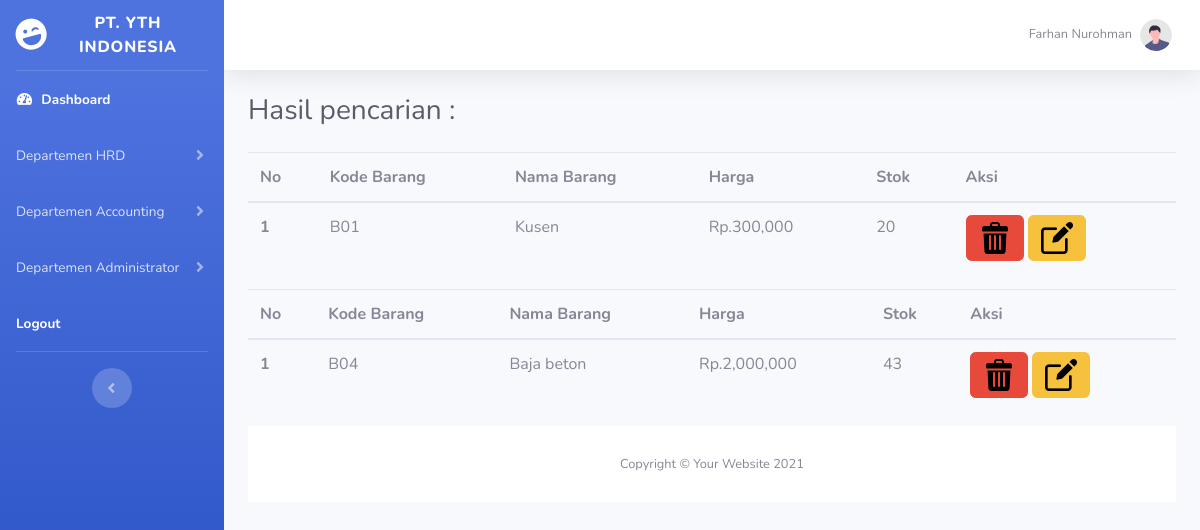
The page /cari_barang.php (signed in) on the database its author committed.
### tables this page shows
CREATE TABLE `barang` (
  `id_barang` int(11) NOT NULL,
  `kode_barang` varchar(20) NOT NULL,
  `nama_barang` varchar(100) NOT NULL,
  `harga` varchar(100) NOT NULL,
  `stok` varchar(100) NOT NULL
);

### cari_barang.php (the view, shortened to what this page needs)
<?php include "header.php" ?>
<?php $cari = $_GET['cari'];
$semuadata = array();
$ambil = $koneksi->query("SELECT*FROM barang WHERE nama_barang LIKE '%$cari%'");
while ($pecah = $ambil->fetch_assoc()) {
    $semuadata[] = $pecah;
}
?>
<div class="container-fluid">
    <div class="d-sm-flex align-items-center justify-content-between mb-4">
        <h1 class="h3 mb-0 text-gray-800">Hasil pencarian : <?php echo $cari ?></h1>
    </div>
    <?php foreach ($semuadata as $key => $value) : ?>
        <div class="table-responsive">
            <table class="table">
                <thead>
                    <tr>
                        <th scope="col">No</th>
                        <th scope="col">Kode Barang</th>
                        <th scope="col">Nama Barang</th>
                        <th scope="col">Harga</th>
                        <th scope="col">Stok</th>
                        <th scope="col">Aksi</th>
                    </tr>
                </thead>
                <tbody>
                    <?php $nomor = 1; ?>
                    <tr>
                        <th scope="row"><?php echo $nomor; ?></th>
                        <td><?php echo $value['kode_barang'] ?></td>
                        <td><?php echo $value['nama_barang'] ?></td>
                        <td>Rp.<?php echo number_format($value['harga']) ?></td>
                        <td><?php echo $value['stok'] ?></td>
                        <td>
                            <a href="hapus_barang.php?id=<?php echo $value['id_barang'] ?>" class="btn-danger btn"><img src="img/delete.png" width="32px"></a>
                            <a href="ubah_barang.php?id=<?php echo $value['id_barang']  ?>" class="btn btn-warning"><img src="img/edit.png" width="32px"></a>
                        </td>
                    </tr>
                <?php endforeach ?>
                </tbody>
            </table>
        </div>
        <?php include "footer.php"; ?>

### rows shown on the page
barang: nomor "1", kode_barang "B01", nama_barang "Kusen", harga "300,000", stok "20"
barang: nomor "1", kode_barang "B04", nama_barang "Baja beton", harga "2,000,000", stok "43"

### other values the page prints
$_SESSION['nama'] "Farhan Nurohman"
